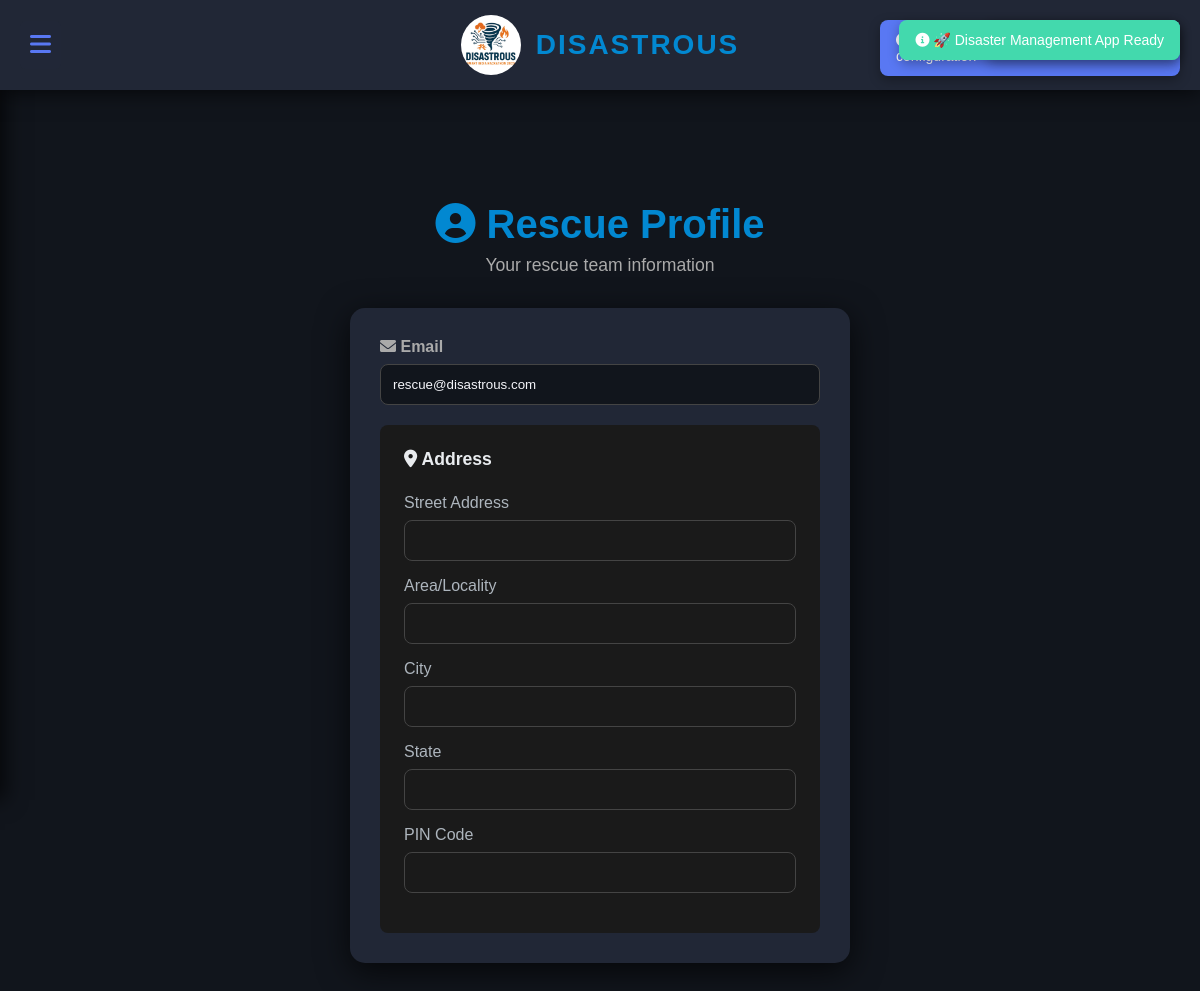
The page /rescue/profile (signed in) on the database as committed earlier.
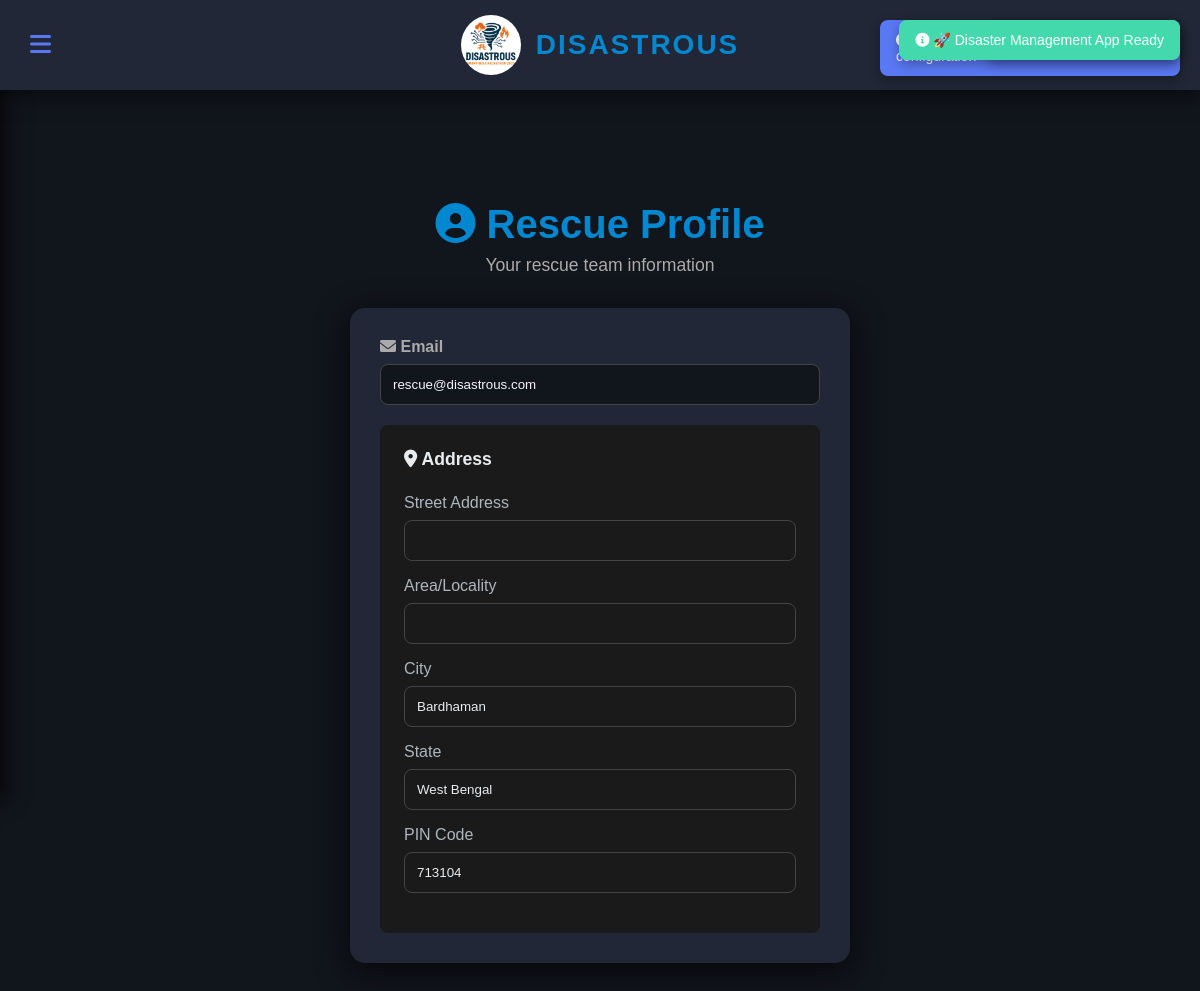
The same page on the database as committed later.
### app.py (models this page shows, shortened)
class User(db.Model):
    id = db.Column(db.Integer, primary_key=True)
    email = db.Column(db.String(120), unique=True, nullable=False)
    password = db.Column(db.String(120), nullable=False)
    role = db.Column(db.String(80), nullable=False)
    street_address = db.Column(db.String(200))
    area_locality = db.Column(db.String(200))
    city = db.Column(db.String(100))
    state = db.Column(db.String(100))
    pincode = db.Column(db.String(6))

### app.py (the view)
@app.route('/rescue/profile')
@login_required(role='rescue')
def rescue_profile():
    try:
        user = User.query.get(session['user_id'])
        if not user:
            print("[DEBUG] User not found in session")
            return redirect(url_for('authority_login'))
        print(f"[DEBUG] Loading profile for user {user.email}")
        print(f"[DEBUG] Address fields:")
        print(f"  - street_address: {user.street_address or 'Not set'}")
        print(f"  - area_locality: {user.area_locality or 'Not set'}")
        print(f"  - city: {user.city or 'Not set'}")
        print(f"  - state: {user.state or 'Not set'}")
        print(f"  - pincode: {user.pincode or 'Not set'}")
        user_data = {
            'email': user.email,
            'street_address': user.street_address or '',
            'area_locality': user.area_locality or '',
            'city': user.city or '',
            'state': user.state or '',
            'pincode': user.pincode or ''
        }
        context = get_template_context()
        context['user'] = user_data
        return render_template('rescue_profile.html', **context)
    except Exception as e:
        print(f"Error loading rescue profile: {str(e)}")
        return redirect(url_for('authority_login'))

### app.py (called while the page is built)
@app.before_request
def initialize_session():
    if 'user_preferences' not in session:
        session['user_preferences'] = {
            'language': 'en',
            'font_size': 16,
            'high_contrast': False,
            'dark_mode': False,
            'notifications': True,
            'location_services': True
        }

def login_required(role="any"):
    def decorator(f):
        @wraps(f)
        def decorated_function(*args, **kwargs):
            if 'user_id' not in session:
                return redirect(url_for('authority_login', _external=True))
            if role != "any" and session.get('user_role') != role:
                return redirect(url_for('authority_login', error="unauthorized", _external=True))
            return f(*args, **kwargs)
        return decorated_function
    return decorator

### templates/rescue_profile.html (shortened to what this page needs)
{% extends "rescue_base.html" %}
{% block content %}
<div class="page-container">
    <div class="page-header">
        <h1><i class="fas fa-user-circle"></i> Rescue Profile</h1>
        <p>Your rescue team information</p>
    </div>
    <div class="profile-container">
        <div class="form-container">
            <div class="form-group">
                <label for="profile-email"><i class="fas fa-envelope"></i> Email</label>
                <input type="email" id="profile-email" class="form-control" value="{{ user.email }}" readonly>
            </div>
            <div class="address-section">
                <h4><i class="fas fa-map-marker-alt"></i> Address</h4>
                <div class="form-group">
                    <label for="profile-street">Street Address</label>
                    <input type="text" id="profile-street" class="form-control" value="{{ user.street_address }}" readonly>
                </div>
                <div class="form-group">
                    <label for="profile-locality">Area/Locality</label>
                    <input type="text" id="profile-locality" class="form-control" value="{{ user.area_locality }}" readonly>
                </div>
                <div class="form-group">
                    <label for="profile-city">City</label>
                    <input type="text" id="profile-city" class="form-control" value="{{ user.city }}" readonly>
                </div>
                <div class="form-group">
                    <label for="profile-state">State</label>
                    <input type="text" id="profile-state" class="form-control" value="{{ user.state }}" readonly>
                </div>
                <div class="form-group">
                    <label for="profile-pincode">PIN Code</label>
                    <input type="text" id="profile-pincode" class="form-control" value="{{ user.pincode }}" readonly>
                </div>
            </div>
        </div>
    </div>
</div>
{% endblock %}

Rows that differ between the two databases and show on the page:
changed User "rescue@disastrous.com": city (not shown) → "Bardhaman"; state (not shown) → "West Bengal"; pincode (not shown) → "713104"
